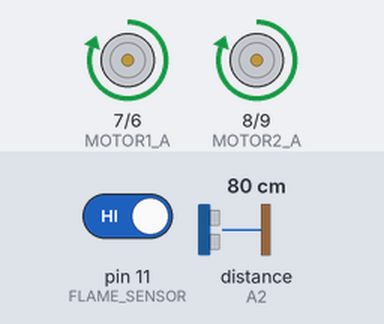
Recording of a sketch running on a simulated Arduino Uno, built with avr-gcc and run on an emulated ATmega328P. Parts: motor-driver pin pairs drawn as motors (green arrow = first pin HIGH = forward, orange = second pin HIGH = backward, longer = more drive). Wiring (inferred from the names in the program): ultrasonic range finder: trigger A1; echo A2. Inputs (shaded band) come from the test bench; at power-on: distance to the obstacle (sensor on A2) 80 cm, pin 11 (FLAME_SENSOR) HIGH. The echo pulse lasts 58.3 µs per cm; what the sketch prints to the serial monitor is not drawn.

Above: at 1.2 s.
1.3 s: distance to the obstacle (sensor on A2) set to 12 cm
2.8 s: distance to the obstacle (sensor on A2) set to 9 cm
At 3.7 s:
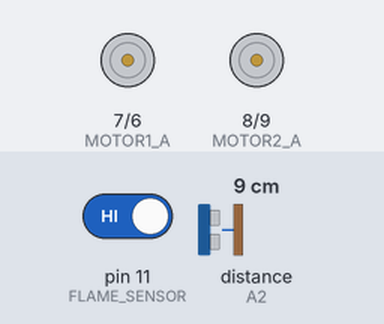
At 8.2 s:
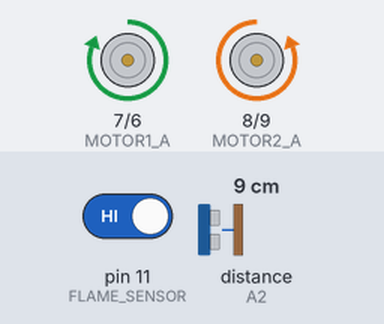
Timing chart, 0 to 15.5 s (numbered marks = the images above; inputs shaded):
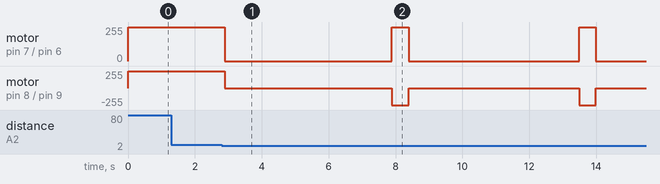

The sketch:

nano_rorobot.ino
```cpp
#define MOTOR1_A 7
#define MOTOR1_B 6

#define MOTOR2_A 8
#define MOTOR2_B 9

#define TRIG_PIN A1
#define ECHO_PIN A2

#define FLAME_SENSOR 11

long duration;
float distance;

void setup() {

  pinMode(MOTOR1_A, OUTPUT);
  pinMode(MOTOR1_B, OUTPUT);

  pinMode(MOTOR2_A, OUTPUT);
  pinMode(MOTOR2_B, OUTPUT);

  pinMode(TRIG_PIN, OUTPUT);
  pinMode(ECHO_PIN, INPUT);

  pinMode(FLAME_SENSOR, INPUT);

  Serial.begin(9600);
}

// ---------- MOVE FORWARD ----------
void forward() {

  digitalWrite(MOTOR1_A, HIGH);
  digitalWrite(MOTOR1_B, LOW);

  digitalWrite(MOTOR2_A, HIGH);
  digitalWrite(MOTOR2_B, LOW);
}

// ---------- STOP ----------
void stopRobot() {

  digitalWrite(MOTOR1_A, LOW);
  digitalWrite(MOTOR1_B, LOW);

  digitalWrite(MOTOR2_A, LOW);
  digitalWrite(MOTOR2_B, LOW);
}

// ---------- TURN RIGHT ----------
void turnRight() {

  digitalWrite(MOTOR1_A, HIGH);
  digitalWrite(MOTOR1_B, LOW);

  digitalWrite(MOTOR2_A, LOW);
  digitalWrite(MOTOR2_B, HIGH);

  delay(500);

  stopRobot();
}

// ---------- GET DISTANCE ----------
float getDistance() {

  digitalWrite(TRIG_PIN, LOW);
  delayMicroseconds(2);

  digitalWrite(TRIG_PIN, HIGH);
  delayMicroseconds(10);

  digitalWrite(TRIG_PIN, LOW);

  duration = pulseIn(ECHO_PIN, HIGH);

  if (duration == 0) {
    return 999;
  }

  return duration * 0.0343 / 2;
}

void loop() {

  distance = getDistance();

  // ---------- FLAME SENSOR ----------

  if (digitalRead(FLAME_SENSOR) == LOW) {

    // Flame detected
    Serial.println("ON");

  } else {

    // No flame
    Serial.println("OFF");
  }


  // ---------- ULTRASONIC ----------

  if (distance < 10) {

    // Object detected
    stopRobot();

    // Stop for 5 seconds
    delay(5000);

    // Turn right
    turnRight();

  } else {

    // No object
    forward();
  }

  delay(100);
}
```

Measured:
- the behaviour switches between 11 and 10 cm on distance to the obstacle (sensor on A2) (found by bisection; images 0 and 1)
- after the input at 1.3 s, every drawn part: stays the same
- after the input at 2.8 s, motor on pin 7 (MOTOR1_A) / pin 6 (MOTOR1_B): alternates forward 255/255 for 0.50 s and stopped for 5.1 s, starting after 0.09 s; motor on pin 8 (MOTOR2_A) / pin 9 (MOTOR2_B): alternates backward 255/255 for 0.50 s and stopped for 5.1 s, starting after 0.09 s
